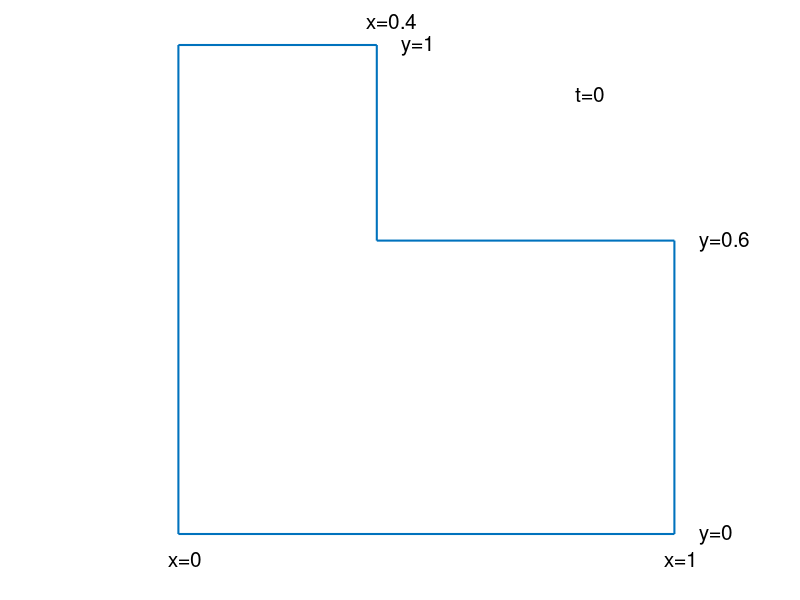

Write MATLAB code to recreate this figure. (Note: this script raises an error after producing the figure.)
for i=1:11
for j=1:11
  u(i,j)=0;
  q(i,j)=0;
end
end

axis([-0.5 12 1 11])
axis off
hold on

q=[1 1];
r=[1 11];
line(q,r,'linewidth',1.5)

q=[1 11];
r=[1 1];
line(q,r,'linewidth',1.5)

q=[11 11];
r=[1 7];
line(q,r,'linewidth',1.5)

q=[5 11];
r=[7 7];
line(q,r,'linewidth',1.5)

q=[5 5];
r=[7 11];
line(q,r,'linewidth',1.5)

q=[1 5];
r=[11 11];
line(q,r,'linewidth',1.5)

text(9,10,'t=0','fontsize',15)

text(0.8,.5,'x=0','fontsize',15)
text(10.8,.5,'x=1','fontsize',15)

text(11.5,1,'y=0','fontsize',15)
text(11.5,7,'y=0.6','fontsize',15)
text(5.5,11,'y=1','fontsize',15)
text(4.8,11.5,'x=0.4','fontsize',15)


rdot=sprintf('%c',183)
for j=1:11
   text(.9,j,rdot,'fontname','symbol','fontweight','bold','fontsize',20)
end

for i=2:5
for j=1:11
   text(i,j,'0','fontsize',15)
end
end

for i=6:11
for j=1:7
   text(i,j,'0','fontsize',15)
end
end


for j=2:10
   text(-0.5,j,'1000','fontsize',15)
end

text(-0.5,1,' 500','fontsize',15)
text(-0.5,11,' 500','fontsize',15)
hold off
